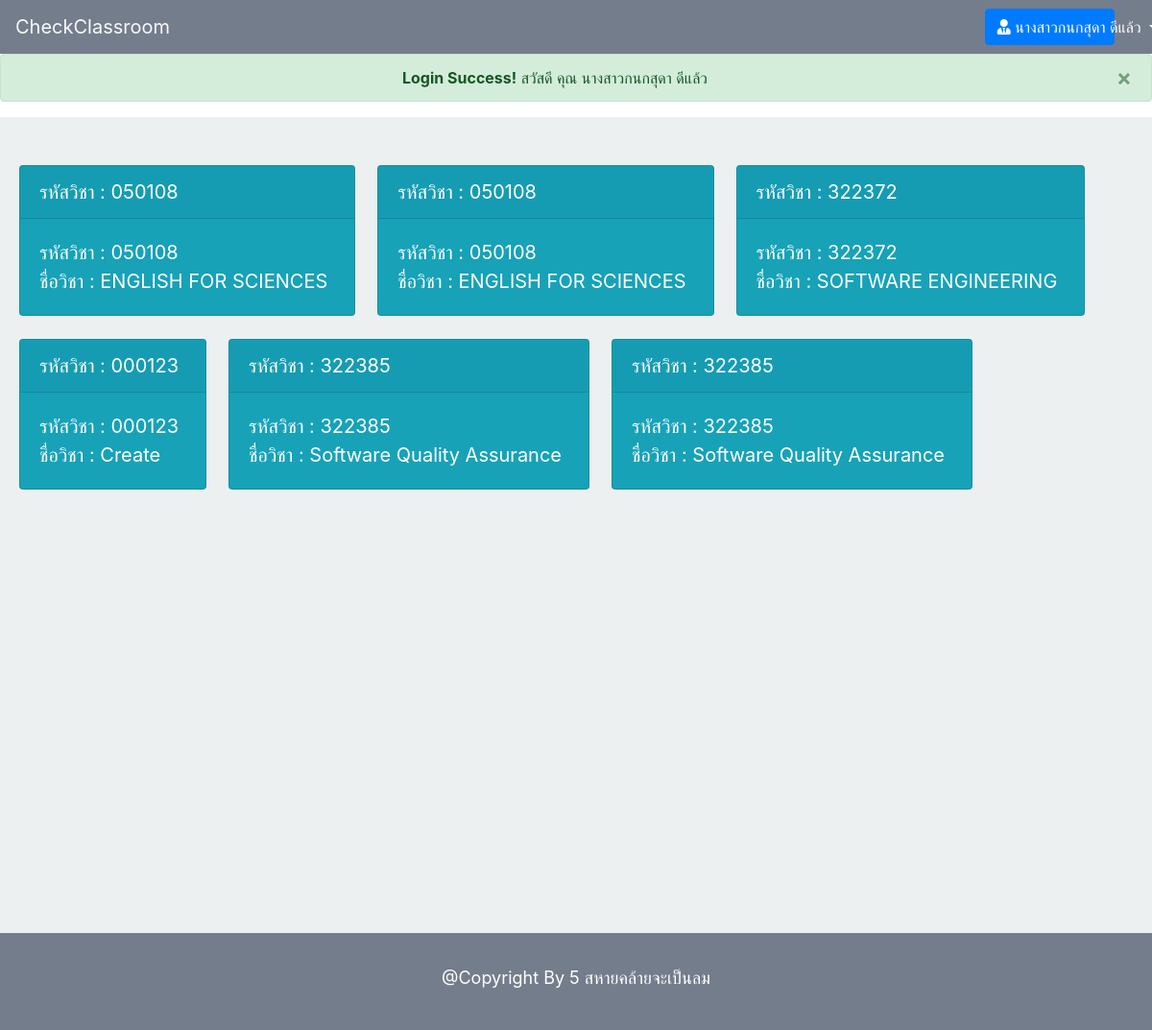
The app's page /student/student_home.php (signed in), older data.
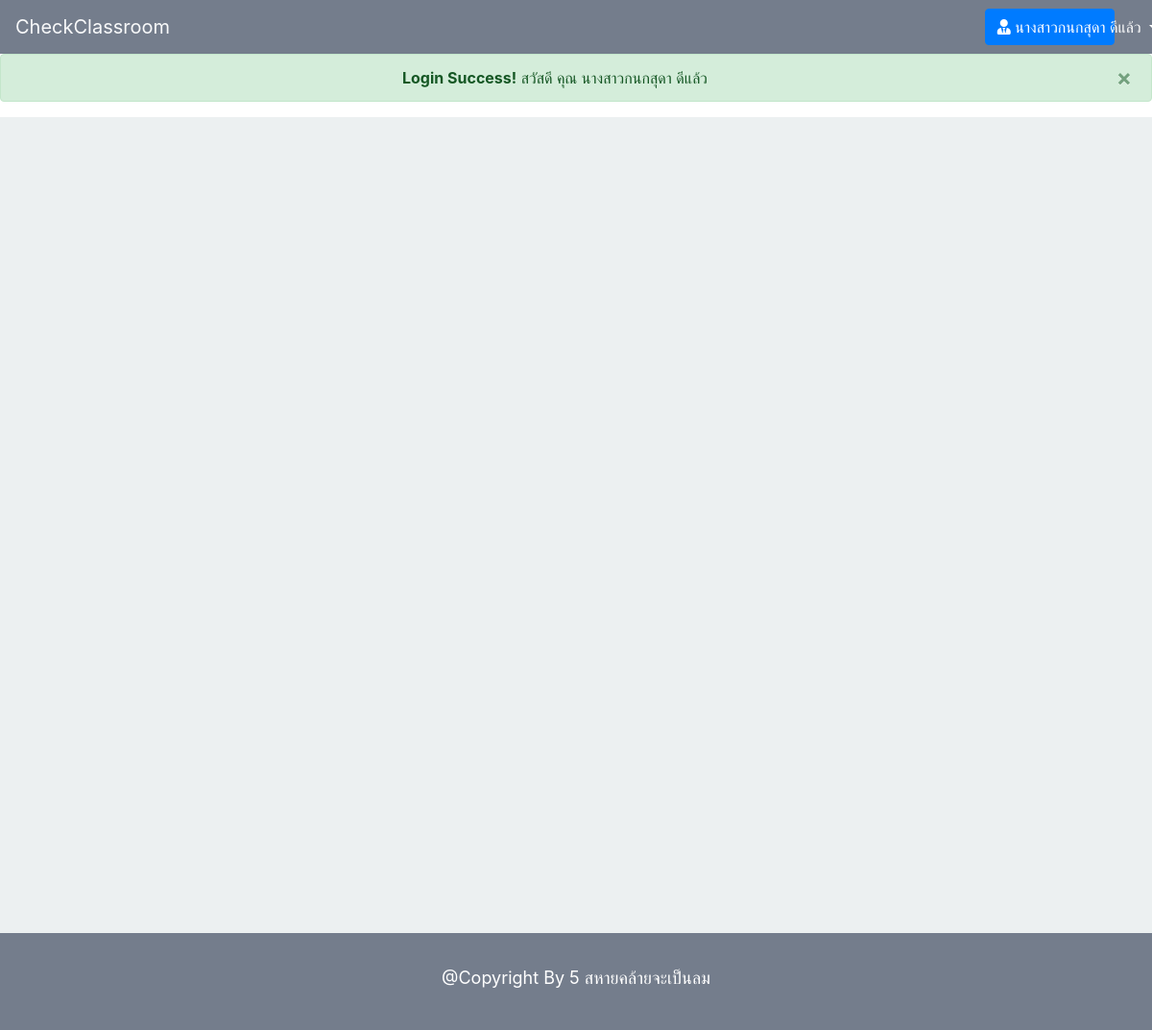
The same page, newer data.
### tables this page shows
CREATE TABLE `enroll` (
  `enroll_id` int(10) NOT NULL,
  `c_id` varchar(10) NOT NULL,
  `c_name` varchar(255) NOT NULL,
  `c_sec` int(3) NOT NULL,
  `c_year` varchar(20) NOT NULL,
  `c_term` int(1) NOT NULL,
  `l_name` varchar(50) DEFAULT NULL,
  `l_username` varchar(30) DEFAULT NULL,
  `t_username` varchar(50) DEFAULT NULL,
  `t_name` varchar(100) DEFAULT NULL,
  `s_id` varchar(30) NOT NULL,
  `s_name` varchar(50) NOT NULL,
  `s_department` varchar(30) NOT NULL,
  `status` int(1) DEFAULT '1',
  `sec_from` int(10) DEFAULT NULL,
  `sec_transfer` int(10) DEFAULT NULL
);

### student/student_home.php (the view, shortened to what this page needs)
<?php
	include '../connect.php';
	$stmt = $pdo->prepare("SELECT * FROM student WHERE s_id = ?");
	$stmt->bindParam(1,$_SESSION["username"]);
	$stmt->execute();
	while ($row=$stmt->fetch()) {
	 	$rowName["s_name"] = $row["s_name"];
	 }
	$stmt2=$pdo->prepare("SELECT * FROM enroll WHERE s_id = ?");
	$stmt2->bindParam(1,$_SESSION['username']);
	$stmt2->execute();
	if (!empty($_SESSION['username']) && $_SESSION['permission'] == 3) {
?>
<!DOCTYPE html>
<html>
<head>
	<link rel="stylesheet" href="https://maxcdn.bootstrapcdn.com/bootstrap/4.0.0/css/bootstrap.min.css">
	<link rel="stylesheet" href="https://use.fontawesome.com/releases/v5.7.2/css/all.css">
	<link rel="stylesheet" type="text/css" href="../style.css">
</head>
<body>
	<nav class="navbar sticky-top navbar-light navbar-expand-lg" style="background-color: #747d8c;">
 		<a class="navbar-brand text-light" href="studuent_home.php">CheckClassroom</a>
		  <div class="collapse navbar-collapse" id="navbarSupportedContent">
		    <div class="form-inline my-2 my-lg-0 mr-sm-2 col-md-2">
		    	<a href="" class="btn btn-primary  dropdown-toggle col-12" data-toggle="dropdown" aria-haspopup="true" aria-expanded="false"> <i class="fas fa-user-tie"></i> <?= $rowName["s_name"] ?> </a>
		    </div>
		  </div>
	</nav>
	<?php
		if (!empty($_COOKIE["login_success"])){ ?>
			<div class="alert alert-success alert-dismissible fade show" role="alert" id="login_success">
				<center>
					<strong>Login Success!</strong> สวัสดี คุณ <?= $rowName["s_name"] ?>
				</center>
				<button type="button" class="close" data-dismiss="alert" aria-label="Close">
					<span aria-hidden="true">&times;</span>
				</button>
			</div>
	<?php } ?>
	<div style="padding-top: 50px;padding-bottom: 50px;min-height: 850px;background-color: #ecf0f1;">
		<div class="form-inline d-flex " style="margin-left: 20px;">
			<?php while ($row2=$stmt2->fetch()) {?>
				<div class="card-deck my-2 my-lg-0 mr-sm-2 mb-4">
				<div class="card bg-info zoomclass mb-4">
					<a href="detail_class.php?c_id=<?=$row2['c_id']?>">
						<div class="card-header">
								<p class="card-text text-white" style="font-size: 20px;"> รหัสวิชา : <?=$row2['c_id']?> </p>
							</div>
						<div class="card-body">
							<div class="form-group mr-sm-2">
								<p class="card-text text-white" style="font-size: 20px;"> รหัสวิชา : <?=$row2['c_id']?> </p>
							</div>
							<div class="form-group mr-sm-2">
								<p class="card-text text-white" style="font-size: 20px;"> ชื่อวิชา : <?=$row2['c_name']?> </p>
							</div>
						</div>
					</a>
				</div>
			</div>
			<?php } ?>
		</div>
	</div>
	<footer style="background-color: #747d8c; padding: 24px;">
		<div style="text-align: center;">
			<label style="font-size: 18px; color: white; padding: 9px;">@Copyright By 5 สหายคล้ายจะเป็นลม</label>
		</div>
	</footer>
</body>
</html>
<?php } else {
		setcookie('wrong_login',1,time()+10,'/');
		echo "<script type='text/javascript'> window.location.href = '../index.php';</script>";
	} ?>

Row changes from the older to the newer data that the page shows:
removed enroll: c "050108", c_name "ENGLISH FOR SCIENCES"
removed enroll: c "050108", c_name "ENGLISH FOR SCIENCES"
removed enroll: c "322372", c_name "SOFTWARE ENGINEERING"
removed enroll: c "000123", c_name "Create"
removed enroll: c "322385", c_name "Software Quality Assurance"
removed enroll: c "322385", c_name "Software Quality Assurance"
